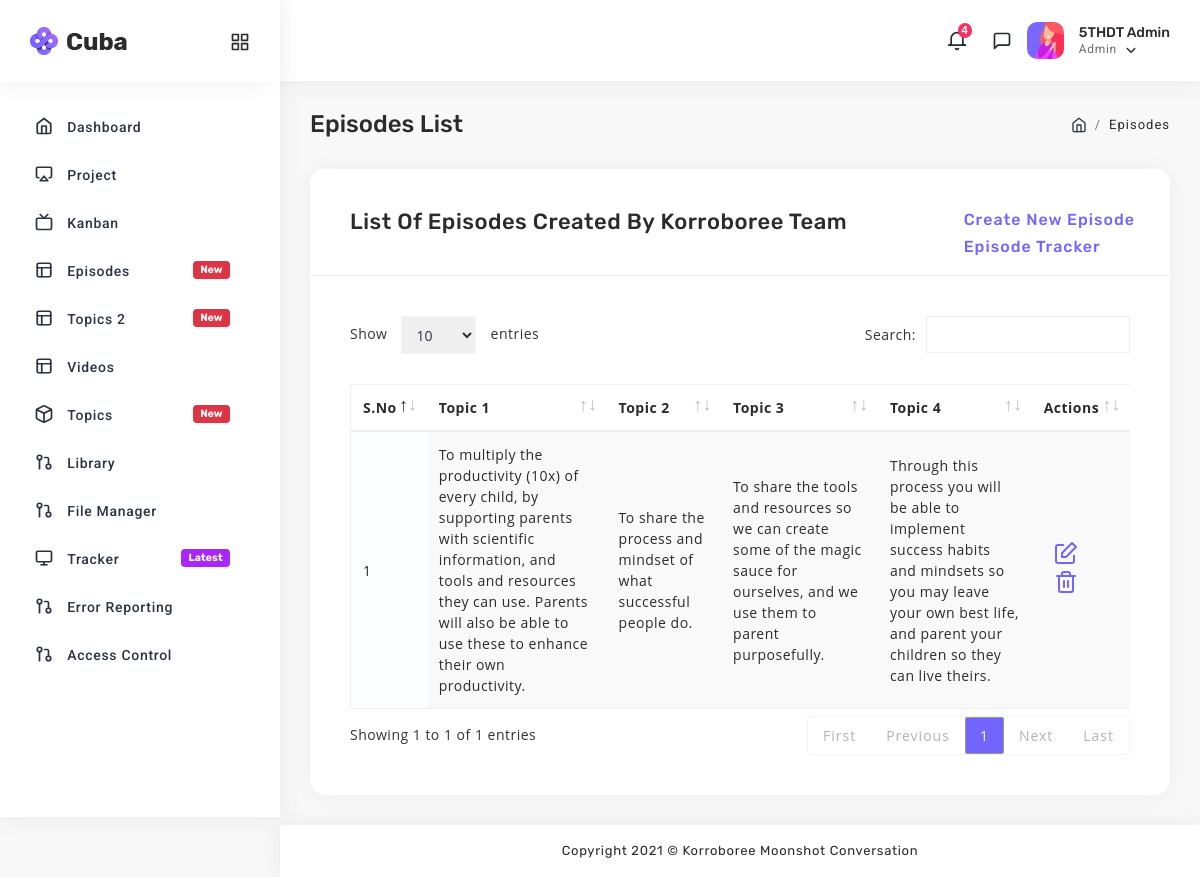
The app's page /index.php/journal_5th/episode/episode_2 with its own data.
### tables this page shows
CREATE TABLE `moonshot_conversations` (
  `id` int(11) NOT NULL,
  `title_1` text NOT NULL,
  `title_2` text NOT NULL,
  `title_3` text NOT NULL,
  `title_4` text NOT NULL,
  `created_date` timestamp NOT NULL DEFAULT current_timestamp()
);

### application/controllers/journal_5th/Episode.php (called while the page is built, shortened)
<?php
class Episode extends CI_Controller {
public function __construct()
    {
        $this->load->model("Home_model");
    }
	public function episode_2()
	{
        $data['list'] =	$this->Home_model->why_get();
		$this->load->view('journal_5th/header');
		$this->load->view('journal_5th/topics_2',$data);
		$this->load->view('journal_5th/footer');
	}
}

### index.php (called while the page is built, shortened)
<?php
require_once BASEPATH.'core/CodeIgniter.php';

### application/models/Home_model.php (called while the page is built, shortened)
<?php
class Home_model extends CI_Model
{
     public function why_get()
    {
        $this->db->select("*");
        $this->db->from('moonshot_conversations');
        $query = $this->db->get();
        if ($query->num_rows()>0) {
            return $query->result();
        } else {
            return false;
        }
    }
}
?>

### application/views/journal_5th/topics_2.php (the view, shortened to what this page needs)
<div class="page-body">
               <div class="container-fluid">
                  <div class="page-title">
                     <div class="row">
                        <div class="col-6">
                           <h3>Episodes List</h3>
                        </div>
                        <div class="col-6">
                           <ol class="breadcrumb">
                              <li class="breadcrumb-item">
								  <a href="<?php base_url(); ?>dashboard">
									  <i data-feather="home"></i>
								  </a>
							  </li>
							  <li class="breadcrumb-item">Episodes</li>
                           </ol>
                        </div>
                     </div>
                  </div>
               </div>
               <div class="container-fluid">
                  <div class="row">
					  <div class="col-sm-12">
						<div class="card">
						  <div class="card-header">
							  <h5>List of Episodes Created by Korroboree Team</h5>
							  <div class="card-header-right">
								  <h6>
									  <a href="<?php  base_url();  ?>create">Create New Episode</a>
								  </h6>
								  <h6>
									  <a href="#">Episode Tracker</a>
								  </h6>
							  </div>
						  </div>
						  <div class="card-body">
							<div class="table-responsive">
							  <table class="display" id="basic-10">
								<thead>
								  <tr>
									<th>S.No</th>
									<th>Topic 1</th>
									<th>Topic 2</th>
									<th>Topic 3</th>
									<th>Topic 4</th>
									<th>Actions</th>
								  </tr>
								</thead>
								<tbody>
								<?php if (!empty($list)) {
                                             foreach ($list as $row) { ?>
								  <tr>
									<td><?php echo $row->id; ?></td>
									<td><?php echo $row->title_1; ?></td>
									<td><?php echo $row->title_2; ?></td>
                                    <td><?php echo $row->title_3; ?></td>
                                     <td><?php echo $row->title_4; ?></td>
									<td>
										<ul class="list-unstyled card-option">
											<li style="float: left !important; padding: 0 10px !important;">
												<a href="<?php echo base_url('journal_5th/episode/edit/'.$row->id) ?>">
													<i data-feather="edit"></i>
												</a>
											</li>
											<li style="float: left !important; padding: 0 10px !important;">
												<a href="<?php echo base_url('journal_5th/episode/delete/'.$row->id) ?>">
													<i data-feather="trash-2"></i>
												</a>
											</li>
										</ul>
									</td>
								  </tr>
								</tbody>
								 <?php
                                       }
                                       } else { ?>
                                      <tr id="row">
                                         <td colspan="6" align="center">NO Records</td>
                                         <?php
                                          }  ?>
							  </table>
							</div>
						  </div>
						</div>
					  </div>
                  </div>
               </div>
            </div>

### records on screen
moonshot_conversations: id "1", title_1 "To multiply the productivity (10x) of every child, by supporting parents with scientific information, and tools and resources they can use. Parents will also be able to use these to enhance their own productivity.", title_2 "To share the process and mindset of what successful people do.", title_3 "To share the tools and resources so we can create some of the magic sauce for ourselves, and we use them to parent purposefully.", title_4 "Through this process you will be able to implement success habits and mindsets so you may leave your own best life, and parent your children so they can live theirs."
